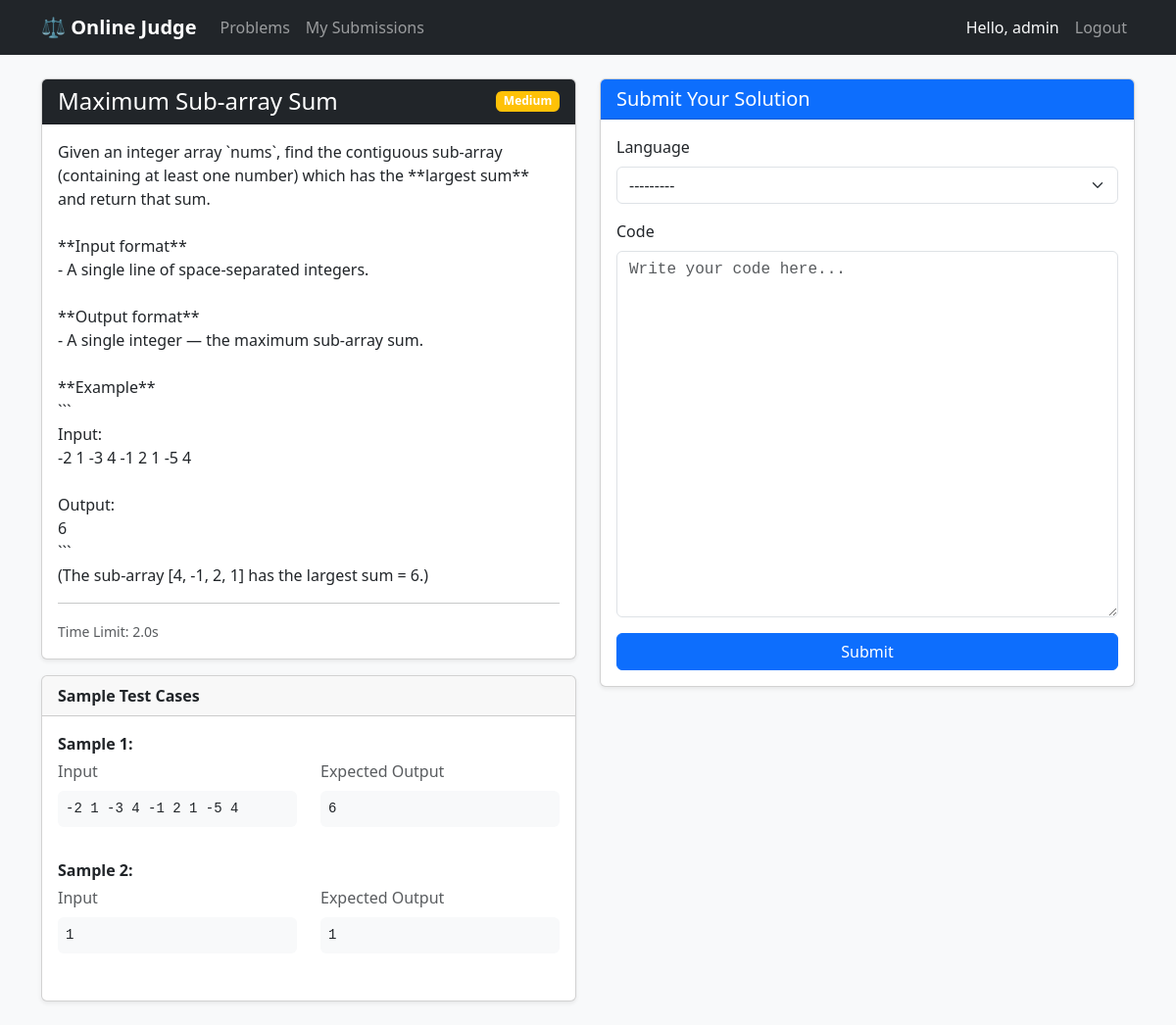
/problems/4/ (signed in), run on the app's committed database.
### judge/models.py (models this page shows, shortened)
class Problem(models.Model):
    DIFFICULTY_CHOICES = [
        ('Easy', 'Easy'),
        ('Medium', 'Medium'),
        ('Hard', 'Hard'),
    ]
    title = models.CharField(max_length=200)
    description = models.TextField(help_text="Full problem statement.")
    difficulty = models.CharField(max_length=10, choices=DIFFICULTY_CHOICES, default='Easy')
    time_limit = models.FloatField(default=2.0, help_text="Time limit in seconds.")
    created_at = models.DateTimeField(auto_now_add=True)
    class Meta:
        ordering = ['-created_at']

class TestCase(models.Model):
    problem = models.ForeignKey(Problem, on_delete=models.CASCADE, related_name='test_cases')
    input_data = models.TextField(blank=True, help_text="Input fed to stdin.")
    expected_output = models.TextField(help_text="Expected stdout output.")
    is_sample = models.BooleanField(default=False, help_text="If True, shown to the user on the problem page.")

### judge/views.py (the view)
# urls.py: path('problems/<int:pk>/', views.problem_detail, name='problem_detail'),
@login_required
def problem_detail(request, pk):
    problem = get_object_or_404(Problem, pk=pk)
    sample_cases = problem.test_cases.filter(is_sample=True)
    if request.method == 'POST':
        form = SubmissionForm(request.POST)
        if form.is_valid():
            submission = form.save(commit=False)
            submission.user = request.user
            submission.problem = problem
            submission.status = 'Pending'
            submission.save()
            judge_submission(submission)
            return redirect('submission_detail', pk=submission.pk)
    else:
        form = SubmissionForm()
    return render(request, 'judge/problem_detail.html', {
        'problem': problem,
        'sample_cases': sample_cases,
        'form': form,
    })

### judge/forms.py
class SubmissionForm(forms.ModelForm):
    class Meta:
        model = Submission
        fields = ['code', 'language']
        widgets = {
            'code': forms.Textarea(attrs={
                'class': 'form-control font-monospace',
                'rows': 15,
                'placeholder': 'Write your code here...',
            }),
            'language': forms.Select(attrs={
                'class': 'form-select',
            }),
        }

### templates/judge/problem_detail.html (shortened to what this page needs)
{% extends 'base.html' %}
{% block content %}
<div class="row">
    <div class="col-lg-6 mb-4">
        <div class="card shadow-sm">
            <div class="card-header bg-dark text-white d-flex justify-content-between">
                <h4 class="mb-0">{{ problem.title }}</h4>
                <span
                    class="badge bg-{% if problem.difficulty == 'Easy' %}success{% elif problem.difficulty == 'Medium' %}warning{% else %}danger{% endif %} align-self-center">
                    {{ problem.difficulty }}
                </span>
            </div>
            <div class="card-body">
                <p style="white-space: pre-wrap;">{{ problem.description }}</p>
                <hr>
                <small class="text-muted">Time Limit: {{ problem.time_limit }}s</small>
            </div>
        </div>
        {% if sample_cases %}
        <div class="card shadow-sm mt-3">
            <div class="card-header"><strong>Sample Test Cases</strong></div>
            <div class="card-body">
                {% for tc in sample_cases %}
                <div class="mb-3">
                    <strong>Sample {{ forloop.counter }}:</strong>
                    <div class="row mt-1">
                        <div class="col-md-6">
                            <label class="form-label text-muted">Input</label>
                            <pre class="bg-light p-2 rounded">{{ tc.input_data }}</pre>
                        </div>
                        <div class="col-md-6">
                            <label class="form-label text-muted">Expected Output</label>
                            <pre class="bg-light p-2 rounded">{{ tc.expected_output }}</pre>
                        </div>
                    </div>
                </div>
                {% endfor %}
            </div>
        </div>
        {% endif %}
    </div>
    <div class="col-lg-6">
        <div class="card shadow-sm">
            <div class="card-header bg-primary text-white">
                <h5 class="mb-0">Submit Your Solution</h5>
            </div>
            <div class="card-body">
                <form method="post">
                    <div class="mb-3">
                        <label for="{{ form.language.id_for_label }}" class="form-label">Language</label>
                        {{ form.language }}
                    </div>
                    <div class="mb-3">
                        <label for="{{ form.code.id_for_label }}" class="form-label">Code</label>
                        {{ form.code }}
                    </div>
                    <button type="submit" class="btn btn-primary w-100">Submit</button>
                </form>
            </div>
        </div>
    </div>
</div>
{% endblock %}

### templates/base.html (shortened to what this page needs)
<!DOCTYPE html>
<html lang="en">
<head>
    <link href="https://cdn.jsdelivr.net/npm/bootstrap@5.3.2/dist/css/bootstrap.min.css" rel="stylesheet">
</head>
<body>
    <nav class="navbar navbar-expand-lg navbar-dark bg-dark mb-4">
        <div class="container">
            <a class="navbar-brand" href="{% url 'home' %}">⚖️ Online Judge</a>
            <div class="collapse navbar-collapse" id="navbarNav">
                <ul class="navbar-nav me-auto">
                    {% if user.is_authenticated %}
                    <li class="nav-item">
                        <a class="nav-link" href="{% url 'problem_list' %}">Problems</a>
                    </li>
                    <li class="nav-item">
                        <a class="nav-link" href="{% url 'submission_history' %}">My Submissions</a>
                    </li>
                    {% endif %}
                </ul>
                <ul class="navbar-nav">
                    {% if user.is_authenticated %}
                    <li class="nav-item">
                        <span class="nav-link text-light">Hello, {{ user.username }}</span>
                    </li>
                    <li class="nav-item">
                        <a class="nav-link" href="{% url 'logout' %}">Logout</a>
                    </li>
                    {% endif %}
                </ul>
            </div>
        </div>
    </nav>
    <div class="container">
        {% block content %}{% endblock %}
    </div>
</body>
</html>

### templates/base.html (style rules this page uses)
body { background-color: #f8f9fa; }
.navbar-brand { font-weight: 700; }

### data on the page
Problem: title "Maximum Sub-array Sum", difficulty "Medium", description "Given an integer array `nums`, find the contiguous sub-array (containing at least one number) which has the **largest sum** and return that sum. **Input format** - A single line of space-separated integers. **Output format** - A single integer — the maximum sub-array sum. **Example** ``` Input: -2 1 -3 4 -1 2 1 -5 4 Output: 6 ``` (The sub-array [4, -1, 2, 1] has the largest sum = 6.)", time_limit "2.0"
TestCase: input_data "-2 1 -3 4 -1 2 1 -5 4", expected_output "6"
TestCase: input_data "1", expected_output "1"

### other printed values
{{ user.username }} "admin"
